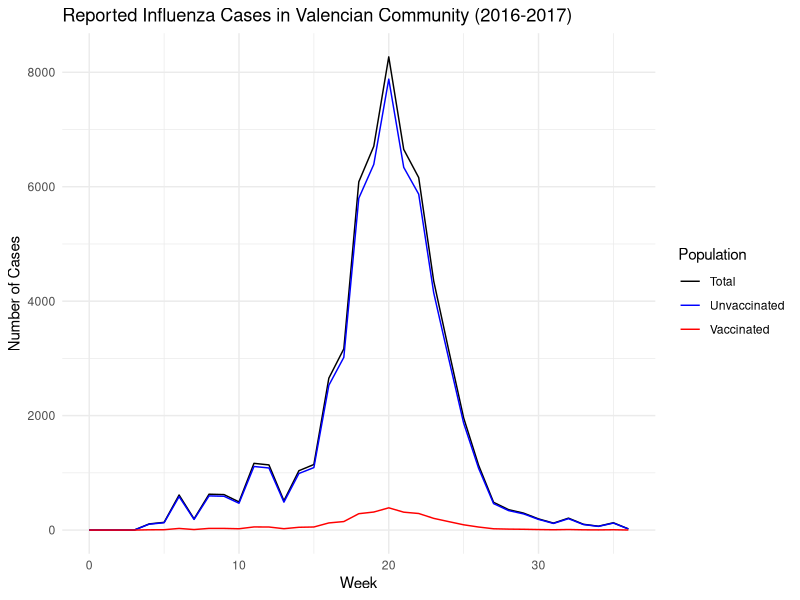
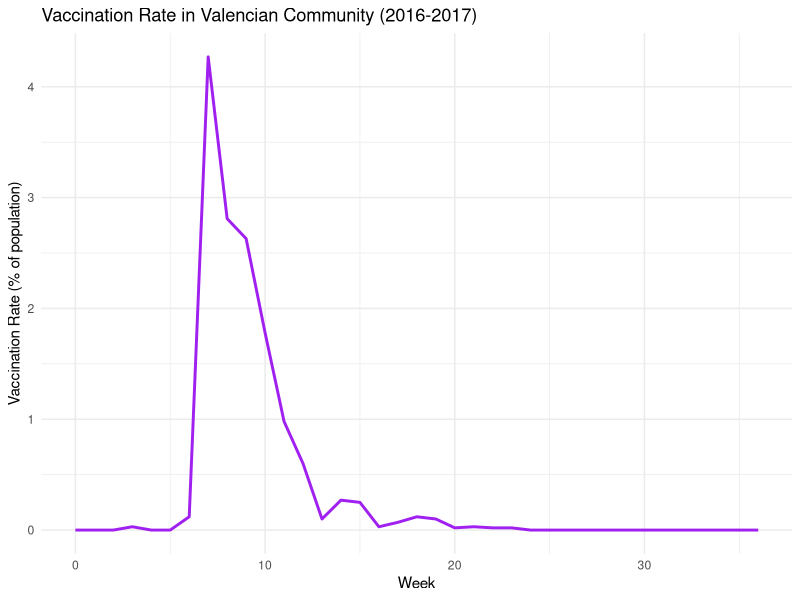
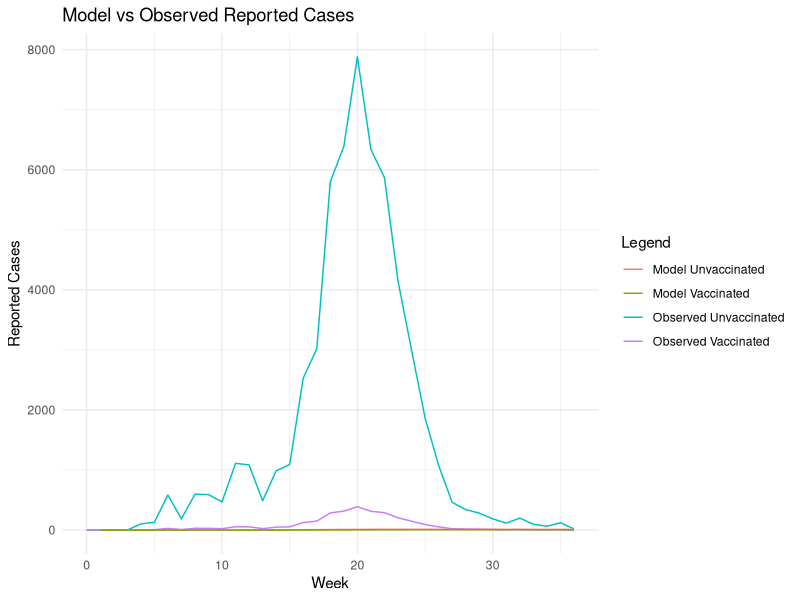

Source code (R) for these figures, in order:
## ---- chunk 1
# Influenza SEIR Model with Vaccination - Reproducing the Valencian Community Study
# Based on Andreu-Vilarroig et al. (2024)

library(deSolve)
library(ggplot2)
library(gridExtra)
library(dplyr)
library(tidyr)

# Read the real data
real_data <- read.csv("modeling_data.csv")

# Fill in weeks 0–36 if any missing
real_data <- real_data %>%
  complete(week = 0:36, fill = list(
    reported_cases = 0,
    unvaccinated_cases = 0,
    vaccinated_cases = 0,
    vaccination_rate = 0
  ))
## ---- chunk 2
# Plot reported cases by group
ggplot(real_data, aes(x = week)) +
  geom_line(aes(y = reported_cases, color = "Total")) +
  geom_line(aes(y = unvaccinated_cases, color = "Unvaccinated")) +
  geom_line(aes(y = vaccinated_cases, color = "Vaccinated")) +
  labs(title = "Reported Influenza Cases in Valencian Community (2016-2017)",
       x = "Week", y = "Number of Cases", color = "Population") +
  theme_minimal() +
  scale_color_manual(values = c("Total" = "black", "Unvaccinated" = "blue", "Vaccinated" = "red"))

# Plot vaccination rate
ggplot(real_data, aes(x = week, y = vaccination_rate)) +
  geom_line(color = "purple", size = 1) +
  labs(title = "Vaccination Rate in Valencian Community (2016-2017)",
       x = "Week", y = "Vaccination Rate (% of population)") +
  theme_minimal()

## ---- chunk 3
# SEIR model with infection seeding at week 3
seir_model <- function(t, state, parameters) {
  with(as.list(c(state, parameters)), {

    # Inject infections at week 3 only
    if (t >= 3 & t < 3.1) {
      Iu <- Iu + 10
      Lu <- Lu + 20
      Su <- Su - 30
    }

    N <- Su + Sv + Lu + Lv + Iu + Iv + Ru + Rv
    Itotal <- Iu + Iv
    d <- ifelse(t >= vax_start & t <= vax_end, d_val, 0)

    dSu <- -b * Su * Itotal / N - d * Su
    dSv <- -av * b * Sv * Itotal / N + d * Su
    dLu <- b * Su * Itotal / N - l * Lu
    dLv <- av * b * Sv * Itotal / N - l * Lv
    dIu <- l * Lu - g * Iu
    dIv <- l * Lv - g * Iv
    dRu <- g * Iu - d * Ru
    dRv <- g * Iv + d * Ru
    dCumInciU <- l * Lu
    dCumInciV <- l * Lv

    return(list(c(dSu, dSv, dLu, dLv, dIu, dIv, dRu, dRv,
                  dCumInciU, dCumInciV)))
  })
}

## ---- chunk 4
# Simulation timeline
times <- seq(0, 36, by = 1/7)

# Parameters from the paper
parameters <- c(
  b = 9.1357,
  av = 0.2331,
  l = 3.5,
  g = 1,
  d_val = 0.05,
  vax_start = 3,
  vax_end = 25
)

# Vaccination rate function d(t) from real data
d_vector <- real_data$vaccination_rate / 100
d_func <- approxfun(x = 0:36, y = d_vector, rule = 2)

# Population and initial state
N <- 4959968
R0_percent <- 0.7711
Ru0 <- R0_percent * N
Rv0 <- 0
Iu0 <- 0
Iv0 <- 0
Lu0 <- 0
Lv0 <- 0
Su0 <- N - (Iu0 + Iv0 + Lu0 + Lv0 + Ru0 + Rv0)
Sv0 <- 0

state <- c(Su = Su0, Sv = Sv0, Lu = Lu0, Lv = Lv0,
           Iu = Iu0, Iv = Iv0, Ru = Ru0, Rv = Rv0,
           CumInciU = 0, CumInciV = 0)

# Solve the model
out <- ode(y = state, times = times, func = seir_model, parms = parameters)
out_df <- as.data.frame(out)

## ---- chunk 5
# Calculate weekly incidence
out_df <- out_df %>%
  mutate(week = floor(time),
         new_cases_u = c(NA, diff(CumInciU)),
         new_cases_v = c(NA, diff(CumInciV)),
         Iu_reported = new_cases_u * 0.0702,
         Iv_reported = new_cases_v * 0.0702,
         I_total_reported = Iu_reported + Iv_reported)

# Take only weekly points
weekly_df <- out_df %>%
  filter(abs(time %% 1) < 1e-5)  # t = 0, 1, 2, ...

# Vaccine Efficacy
vaccine_efficacy <- (1 - parameters["av"]) * 100
cat("Vaccine Efficacy (VE):", vaccine_efficacy, "%\n")

# Final epidemic size
final_infected <- (tail(out_df$Ru, 1) + tail(out_df$Rv, 1)) - (Ru0 + Rv0)
final_infected_percent <- final_infected / N * 100
cat("Final epidemic size:", round(final_infected_percent, 2), "% of population\n")

# Peak infections
peak_infected <- max(out_df$Iu + out_df$Iv)
peak_week <- out_df$time[which.max(out_df$Iu + out_df$Iv)]
cat("Peak infected:", round(peak_infected), "at week", round(peak_week), "\n")

## ---- chunk 6
# Merge weekly model outputs with real data
compare_df <- real_data %>%
  left_join(weekly_df, by = "week")

ggplot(compare_df, aes(x = week)) +
  geom_line(aes(y = unvaccinated_cases, color = "Observed Unvaccinated")) +
  geom_line(aes(y = vaccinated_cases, color = "Observed Vaccinated")) +
  geom_line(aes(y = Iu_reported, color = "Model Unvaccinated")) +
  geom_line(aes(y = Iv_reported, color = "Model Vaccinated")) +
  labs(title = "Model vs Observed Reported Cases",
       x = "Week", y = "Reported Cases", color = "Legend") +
  theme_minimal()

## ---- chunk 7
